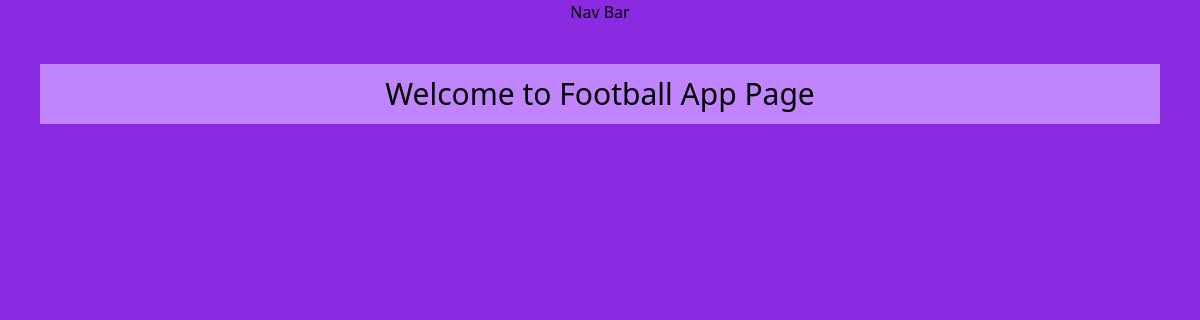
Page /app/ on the earlier database version.
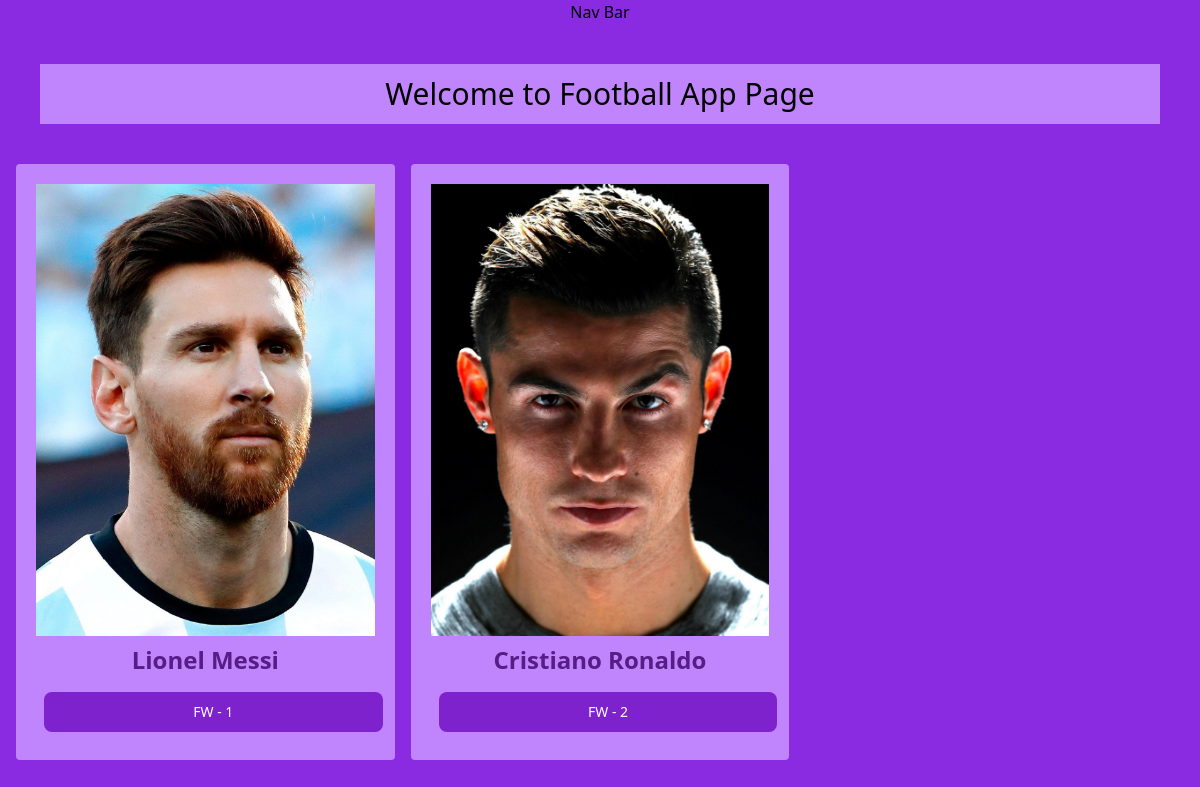
Same page on the later database version.
### app/models.py (models this page shows, shortened)
class FootballPlayers(models.Model):
    FOOTBALL_PLAYERS = [
        ("GK", "Goalkeeper"),
        ("DF", "Defender"),
        ("MF", "Midfielder"),
        ("FW", "Forward"),
    ]
    name = models.CharField(max_length=100)
    age = models.IntegerField()
    image = models.ImageField(upload_to="football/")
    date_added = models.DateTimeField(default=timezone.now)
    type = models.CharField(max_length=2, choices=FOOTBALL_PLAYERS)
    detail = models.TextField(default="")
    class Meta:
        verbose_name = "Football Player"
        verbose_name_plural = "Football Players"

### app/views.py (the view)
# urls.py: path("", views.home, name="home"),
def home(request):
    players = FootballPlayers.objects.all()
    return render(request, "home.html", {"players": players})

### app/templates/home.html (shortened to what this page needs)
{% extends 'layout.html' %}
{% block content %}
    <h1 class="bg-purple-400 text-3xl m-10 p-3">Welcome to Football App Page</h1>
<div class="grid grid-cols-3 gap-4 m-4">
    {% for player in players  %}
    <div class="bg-purple-400 p-5 rounded">
      <img src="{{player.image.url}}" alt="">
      <h3 class="text-2xl font-bold m-2 text-purple-900">{{player.name}}</h3>
      <a href="{% url 'player_detail' player.id %}">
      <button type="button" class="focus:outline-none text-white bg-purple-700 w-[100%] m-2 hover:bg-purple-800 focus:ring-4 focus:ring-purple-300 font-medium rounded-lg text-sm px-5 py-2.5 mb-2 dark:bg-purple-600 dark:hover:bg-purple-700 dark:focus:ring-purple-900">{{player.type}} - {{player.id}}</button>
      </a>
    </div>
    {% endfor  %}
  </div>
{% endblock %}

### templates/layout.html (shortened to what this page needs)
{% load static %}
{% load static tailwind_tags %}
<!DOCTYPE html>
<html lang="en">
  <head>
    <link rel="stylesheet" href="{% static 'css/style.css' %}" />
    {% tailwind_css %}
  </head>
  <body>
    <nav>Nav Bar</nav>
    {% block content %}{% endblock %}
  </body>
</html>

### static/css/style.css (style rules this page uses)
body { background-color: blueviolet; text-align: center; }

Differences in the rows shown:
added FootballPlayers: image (picture), name "Lionel Messi", type "FW", id "1"
added FootballPlayers: image (picture), name "Cristiano Ronaldo", type "FW", id "2"
